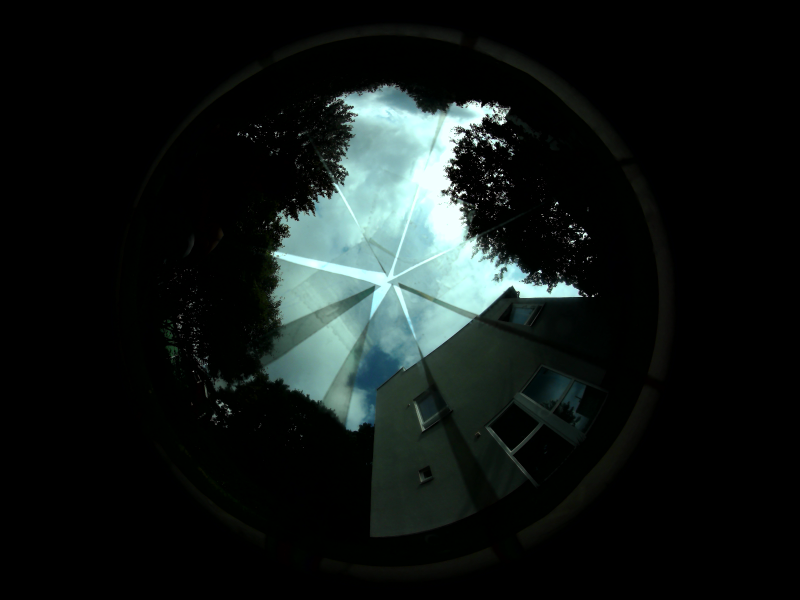
#> input picture captures/2026-07-31_dome/dome_exp0012_20260731T130604Z.png, 1600 x 1200 px (shown at 1/2 size)
$ python make_fig_6_4.py
#> lines starting #> are read from the running program, lines starting #| are printed output that depends on the picture; after the words box and inside, x2 and y2 are one past the last pixel; in counts of white or black regions, pixels touching at a corner belong together
"""
make_fig_6_4.py

Build the annotated figure for Section 6.4 from the first sky frame recorded
through the polarising dome.

Nothing in the photograph is altered. The image data is drawn exactly as
captured; every mark is an overlay, and the per-gore levels in the right hand
panel are measured from the unmodified pixels by this script. Re-running it
reproduces the figure and the numbers together, so the caption can never drift
away from the data.

    python3 make_fig_6_4.py

Geometry
    The eight gore seams were fitted as eight bright ridges 45 degrees apart
    radiating from a common apex, searching over apex position and rotation.
    The camera heading was recovered from the solar glare in the same frame and
    is uncertain by roughly +/- 20 degrees, which is half a gore; that caveat
    belongs in the caption and is printed by this script.
"""

from __future__ import annotations

import numpy as np
import matplotlib
matplotlib.use("Agg")
import matplotlib.pyplot as plt
from PIL import Image

FRAME = "captures/2026-07-31_dome/dome_exp0012_20260731T130604Z.png"
OUT = "Doc images/NEW_fig_6_4_dome_frame_annotated.png"

SUN_AZ, SUN_EL = 228.5, 40.2      # ephemeris, 2026-07-31 13:06 UTC, Turku
HEADING = 196.2                   # image up, degrees from North, from the glare
HEADING_ERR = 20.0
APEX = (765.0, 545.0)             # fitted dome apex, pixels
SEAM0 = 16.0                      # first seam, degrees ccw from image +x
R_IN, R_OUT = 90.0, 300.0         # analysis annulus about the apex
SKY_LEVEL = 60.0                  # below this is tree, building or vignette

# categorical slots 1 and 2 of the reference palette
BLUE, ORANGE = "#2a78d6", "#eb6834"
GREY = "#9a9a95"
INK, MUTED = "#0b0b0b", "#52514e"


def polar(ax, ay, r, phi_deg):
    """Pixel coordinates at radius r and angle phi (ccw from +x, image y up)."""
    a = np.deg2rad(phi_deg)
    return ax + r * np.cos(a), ay - r * np.sin(a)


def main():
    gray = np.asarray(Image.open(FRAME).convert("L"), dtype=np.float32)
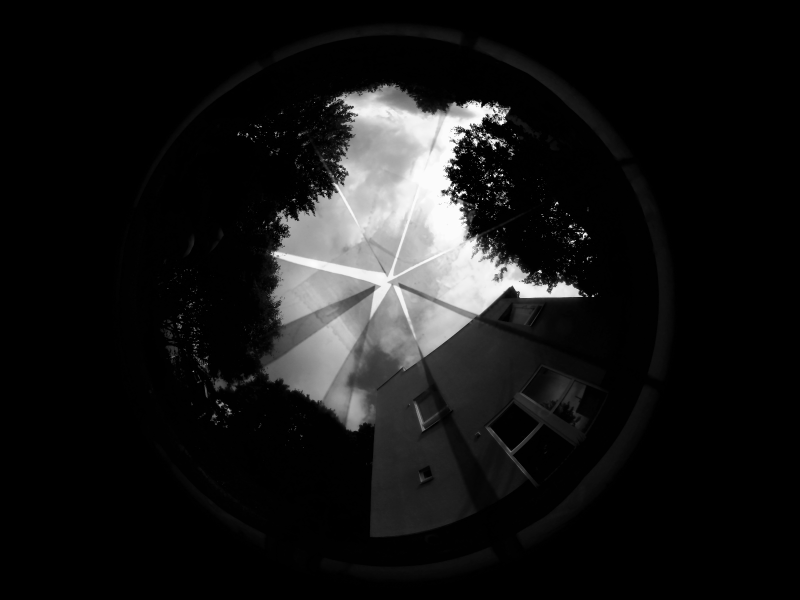
#> gray: shape (1200, 1600) float32 (shown at 1/2 size); min 0, max 255, mean 22.6
    h, w = gray.shape
#> h = 1200; w = 1600
    ax_, ay_ = APEX

    ys, xs = np.mgrid[0:h, 0:w].astype(float)
    rho = np.hypot(xs - ax_, ay_ - ys)
    phi = np.degrees(np.arctan2(ay_ - ys, xs - ax_)) % 360.0
    annulus = (rho > R_IN) & (rho < R_OUT)
    sky = annulus & (gray > SKY_LEVEL)
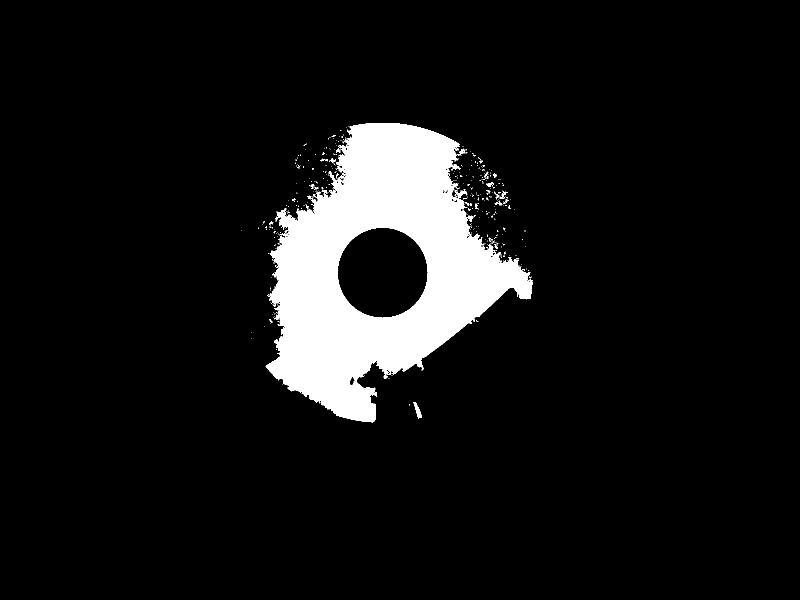
#> sky: shape (1200, 1600) bool (shown at 1/2 size); 8.2% white; 443 white regions (416 under 20 px), largest, box (x1, y1, x2, y2) and area: (531, 246, 1065, 845) 154724, (827, 804, 844, 837) 229, (911, 378, 935, 396) 168

    anti = (SUN_AZ + 180.0) % 360.0
    gores = []
    for k in range(8):
        a0 = (SEAM0 + 45.0 * k) % 360.0
        mid = (a0 + 22.5) % 360.0
        caz = (HEADING + 90.0 - mid) % 360.0
        sel = sky & (((phi - a0) % 360.0) < 45.0)
        cover = sel.sum() / max((annulus & (((phi - a0) % 360.0) < 45.0)).sum(), 1)
        gores.append({
            "name": "G%d" % (k + 1), "a0": a0, "mid": mid, "az": caz,
            "mean": float(gray[sel].mean()), "cover": cover,
            "d_anti": min(abs(caz - anti), 360 - abs(caz - anti)),
            "d_sun": min(abs(caz - SUN_AZ), 360 - abs(caz - SUN_AZ)),
        })
#> this loop made 8 passes
#> cover on passes 1 to 8: 0.512, 0.988, 0.456, 0.487, 0.774, 0.682, 0.348, 0.646
#> pass 1, in main, `sel = sky & (((phi - a0) % 360.0) < 45.0)`:
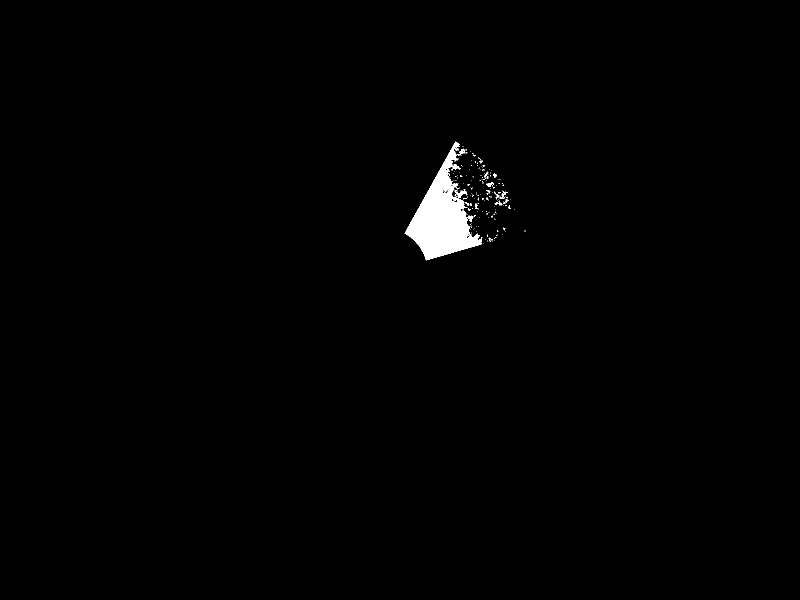
#> sel: shape (1200, 1600) bool (shown at 1/2 size); 0.86% white; 210 white regions (195 under 20 px), largest, box (x1, y1, x2, y2) and area: (809, 283, 965, 521) 15059, (911, 378, 935, 396) 168, (905, 329, 921, 340) 98
#> pass 2, in main, `sel = sky & (((phi - a0) % 360.0) < 45.0)`:
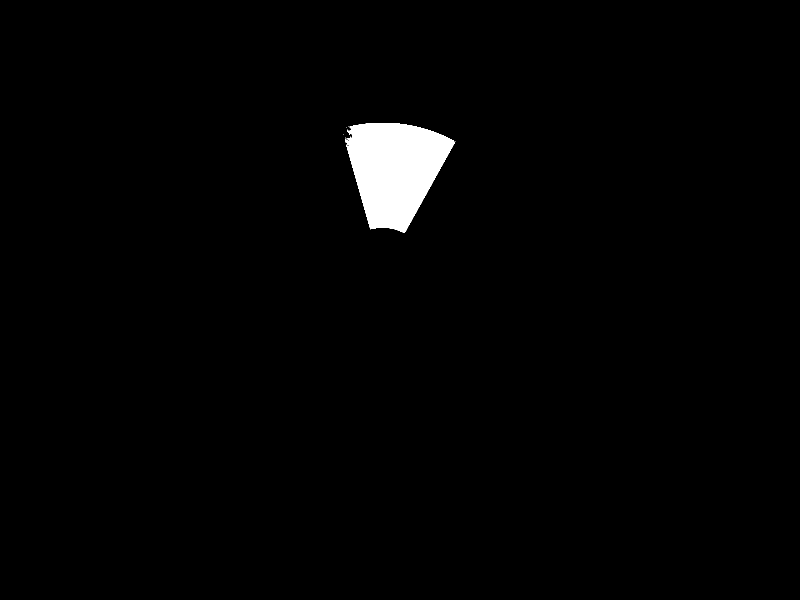
#> sel: shape (1200, 1600) bool (shown at 1/2 size); 1.7% white; 9 white regions (8 under 20 px), largest, box (x1, y1, x2, y2) and area: (690, 246, 910, 466) 31744
#> pass 3, in main, `sel = sky & (((phi - a0) % 360.0) < 45.0)`:
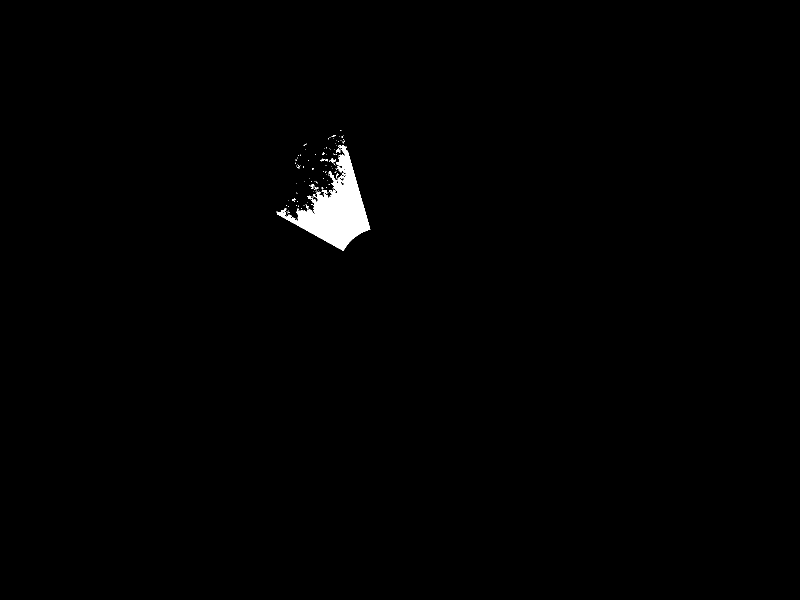
#> sel: shape (1200, 1600) bool (shown at 1/2 size); 0.76% white; 121 white regions (112 under 20 px), largest, box (x1, y1, x2, y2) and area: (553, 290, 741, 502) 14069, (643, 379, 655, 387) 52, (659, 317, 672, 325) 51
#> after the loop, gores = 8 items

    dark = sorted(gores, key=lambda g: g["d_anti"])[:2]
#> dark = 2 items
    lit = sorted(gores, key=lambda g: g["d_sun"])[:2]
#> lit = 2 items
    dark_names = {g["name"] for g in dark}
#> dark_names = 2 items
    lit_names = {g["name"] for g in lit}
#> lit_names = 2 items

    for g in gores:
        g["color"] = (ORANGE if g["name"] in dark_names
                      else BLUE if g["name"] in lit_names else GREY)
#> this loop made 8 passes

    fig = plt.figure(figsize=(13.0, 6.8), facecolor="white")
    gs = fig.add_gridspec(1, 2, width_ratios=[1.24, 1.0], wspace=0.30,
                          left=0.03, right=0.975, top=0.90, bottom=0.19)

    # ---------------- left: the photograph, unaltered, with overlays --------
    a = fig.add_subplot(gs[0, 0])
    a.imshow(gray, cmap="gray", vmin=0, vmax=255, interpolation="nearest")
    a.set_xlim(150, 1450)
    a.set_ylim(1150, 20)
    a.set_xticks([])
    a.set_yticks([])
    for s in a.spines.values():
        s.set_visible(False)

    # seams
    for k in range(8):
        s = (SEAM0 + 45.0 * k) % 360.0
        x0, y0 = polar(ax_, ay_, R_IN * 0.45, s)
        x1, y1 = polar(ax_, ay_, R_OUT * 1.18, s)
        a.plot([x0, x1], [y0, y1], color="white", lw=0.9, ls=(0, (5, 4)),
               alpha=0.75, zorder=3)

    # highlighted gores: closed outline, no fill over the data
    arc = np.linspace(0, 45, 80)
    for g in gores:
        if g["color"] is GREY:
            continue
        t = (g["a0"] + arc) % 360.0
        xo, yo = polar(ax_, ay_, R_OUT, t)
        xi, yi = polar(ax_, ay_, R_IN, t)
        px = np.concatenate([xo, xi[::-1], xo[:1]])
        py = np.concatenate([yo, yi[::-1], yo[:1]])
        a.plot(px, py, color=g["color"], lw=2.0, zorder=5,
               solid_joinstyle="round")

    # apex
    a.plot([ax_], [ay_], marker="+", ms=13, mew=1.8, color="white", zorder=6)

    # antisolar and solar bearings
    for az_, col, lab in ((anti, ORANGE, "antisolar\n%.0f$\\degree$" % anti),
                          (SUN_AZ, BLUE, "sun\n%.0f$\\degree$" % SUN_AZ)):
        p = (HEADING + 90.0 - az_) % 360.0
        x0, y0 = polar(ax_, ay_, R_OUT * 1.12, p)
        x1, y1 = polar(ax_, ay_, R_OUT * 1.46, p)
        a.annotate("", xy=(x1, y1), xytext=(x0, y0),
                   arrowprops=dict(arrowstyle="-|>", color=col, lw=2.0,
                                   mutation_scale=17), zorder=6)
        xt, yt = polar(ax_, ay_, R_OUT * 1.60, p)
        a.text(xt, yt, lab, color=col, fontsize=9.5, ha="center", va="center",
               linespacing=1.25, zorder=6,
               bbox=dict(fc="white", ec="none", alpha=0.82, pad=1.6))
#> this loop made 2 passes
#> (x0, y0, x1, y1, xt, yt) on passes 1 to 2: (585.5, 829, 531, 915.2, 508.5, 950.7), (944.5, 261, 999, 174.8, 1021.5, 139.3)

    # gore labels
    for g in gores:
        xt, yt = polar(ax_, ay_, R_OUT * 0.79, g["mid"])
        a.text(xt, yt, g["name"], color="white", fontsize=9.5, fontweight="bold",
               ha="center", va="center", zorder=6,
               bbox=dict(boxstyle="round,pad=0.22", fc="black", ec="none",
                         alpha=0.42))
#> this loop made 8 passes
#> (a in polar, xt, yt) on passes 1 to 8: (0.672, 950.5, 397.5), (1.46, 791.8, 309.5), (2.24, 617.5, 359.5), (3.03, 529.5, 518.2), (3.81, 579.5, 692.5), (4.6, 738.2, 780.5), (5.38, 912.5, 730.5), (6.17, 1000.5, 571.8)

    a.set_title("Frame recorded through the dome, unmodified",
                fontsize=11.5, color=INK, pad=9, loc="left")
    a.text(0.0, -0.035,
           "31 July 2026, 13:06 UTC  ·  exposure 1.2 ms, gain 0  ·  "
           "seams dashed, apex +, analysis annulus 90–300 px",
           transform=a.transAxes, fontsize=8.6, color=MUTED, va="top")

    # ---------------- right: measured level per gore ------------------------
    b = fig.add_subplot(gs[0, 1])
    order = list(range(8))
    ypos = np.arange(8)[::-1]
    vals = [gores[k]["mean"] for k in order]
#> vals = [217.7, 205.3, 177.5, 171.2, 139.8, 121.9, 168, 208.8]
    cols = [gores[k]["color"] for k in order]
#> cols = ['#2a78d6', '#2a78d6', '#9a9a95', '#9a9a95', '#eb6834', '#eb6834', '#9a9a95', '#9a9a95']

    b.barh(ypos, vals, height=0.62, color=cols, zorder=3)
    # gore name and its metadata live in two right-aligned columns outside the
    # axes, so neither can collide with the other however long the values run.
    lab_tr = matplotlib.transforms.blended_transform_factory(
        b.transAxes, b.transData)
    for y, k in zip(ypos, order):
        g = gores[k]
        b.text(g["mean"] + 3.5, y, "%.1f" % g["mean"], va="center", ha="left",
               fontsize=9.6, color=INK, zorder=4)
        b.text(-0.015, y, g["name"], transform=lab_tr, va="center", ha="right",
               fontsize=9.6, color=INK, fontweight="bold")
        b.text(-0.065, y, "az %3.0f$\\degree$    %2.0f%% sky"
               % (g["az"], 100 * g["cover"]), transform=lab_tr, va="center",
               ha="right", fontsize=8.4, color=MUTED)

    b.set_xlim(0, 258)
    b.set_ylim(-0.75, 7.75)
    b.set_yticks([])
    b.set_xlabel("mean level over sky pixels (0–255)", fontsize=9.6,
                 color=MUTED)
    b.tick_params(axis="x", labelsize=9, colors=MUTED, length=3)
    b.xaxis.grid(True, color="#e6e6e2", lw=0.8, zorder=0)
    b.set_axisbelow(True)
    for s in ("top", "right", "left"):
        b.spines[s].set_visible(False)
    b.spines["bottom"].set_color("#d8d8d3")

    ratio = max(vals) / min(vals)
#> ratio = 1.79
    b.set_title("Measured level per gore", fontsize=11.5, color=INK, pad=9,
                loc="left")

    fig.text(0.03, 0.125,
             "orange: the antisolar pair, predicted darkest before the data "
             "was examined   ·   blue: the solar pair   ·   ratio %.1f×"
             % ratio, fontsize=8.8, color=INK, va="top")
    fig.text(0.03, 0.083,
             "Sky was broken to overcast. Cloud alone produces a comparable "
             "bright-toward-sun gradient, so this ordering is consistent with "
             "the model but is not by itself a measurement of sky polarisation.",
             fontsize=8.4, color=MUTED, va="top")
    fig.text(0.03, 0.045,
             "No shading or contrast adjustment has been applied to the image "
             "data; every mark on the photograph is an overlay.",
             fontsize=8.4, color=MUTED, va="top")

    fig.savefig(OUT, dpi=300, facecolor="white")
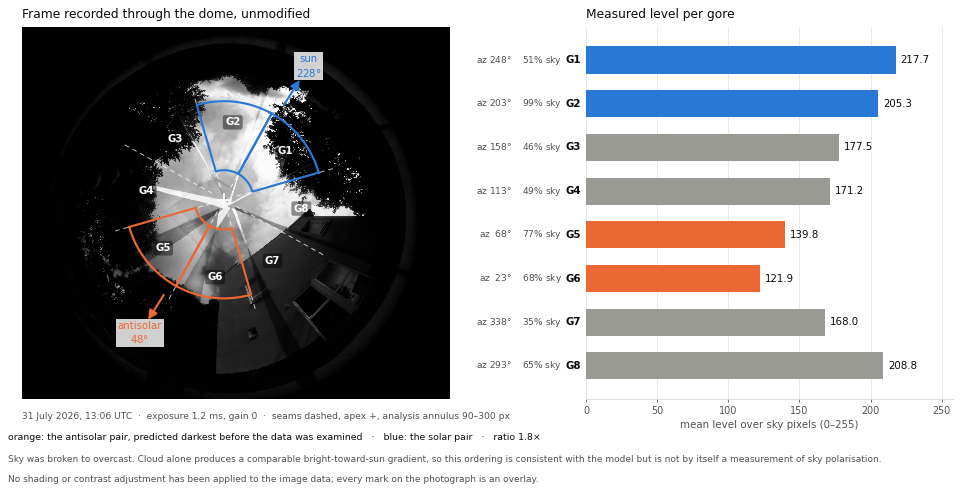
#> figure drawn by matplotlib, 2 panels
    print("wrote", OUT)
    print("\npredicted darkest (antisolar): %s"
          % ", ".join(g["name"] for g in dark))
#| predicted darkest (antisolar): G5, G6
    print("predicted brightest (solar)  : %s"
          % ", ".join(g["name"] for g in lit))
#| predicted brightest (solar)  : G1, G2
    print("\n%-5s %8s %8s %8s %8s" % ("gore", "az", "mean", "cover", "d_anti"))
    for g in sorted(gores, key=lambda g: g["mean"]):
        print("%-5s %7.0f%s %8.1f %7.0f%% %7.0f%s"
              % (g["name"], g["az"], "°", g["mean"], 100 * g["cover"],
                 g["d_anti"], "°"))
    print("\nmeasured darkest: %s  (ratio %.2f against the brightest)"
          % (", ".join(g["name"] for g in sorted(gores,
                                                 key=lambda g: g["mean"])[:2]),
             ratio))
#| measured darkest: G6, G5  (ratio 1.79 against the brightest)
    print("heading uncertain by +/-%.0f deg, half a gore" % HEADING_ERR)


if __name__ == "__main__":
    main()

$ run again, with captures/2026-07-31_dome/dome_exp0003_20260731T130600Z.png copied over captures/2026-07-31_dome/dome_exp0012_20260731T130604Z.png
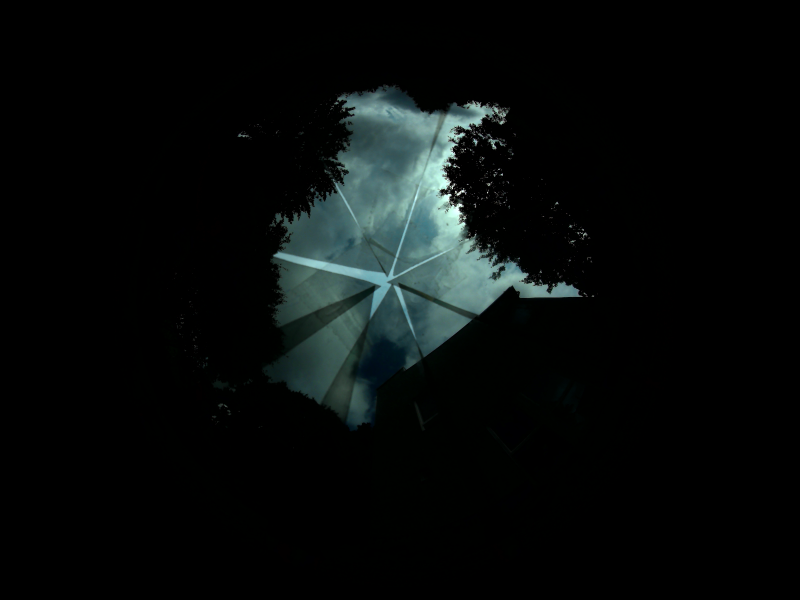
#> input picture captures/2026-07-31_dome/dome_exp0003_20260731T130600Z.png, 1600 x 1200 px (shown at 1/2 size)
#> in main, `sky = annulus & (gray > SKY_LEVEL)`:
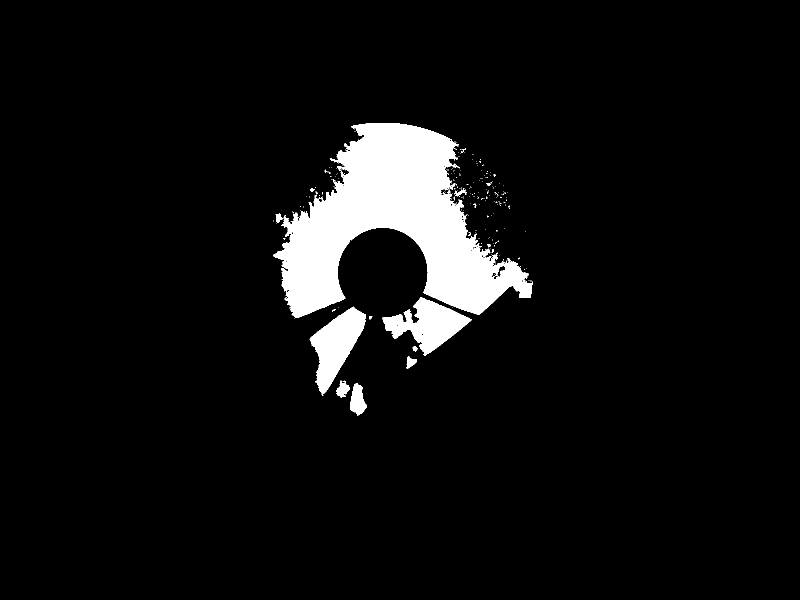
#> sky: shape (1200, 1600) bool (shown at 1/2 size); 6% white; 242 white regions (226 under 20 px), largest, box (x1, y1, x2, y2) and area: (547, 246, 1065, 637) 93333, (619, 613, 732, 791) 9486, (764, 594, 944, 712) 9445
#> the loop in main, `for k in range(8):` made 8 passes
#> cover on passes 1 to 8: 0.447, 0.968, 0.419, 0.415, 0.312, 0.193, 0.27, 0.572
#> after the loop in main, `for k in range(8):`: gores = 8 items
#> dark = 2 items
#> the loop in main, `for g in gores:` made 8 passes
#> the loop in main, `for az_, col, lab in ((anti, ORANGE, "antisolar\n%.0f$\\degree$" % ant..` made 2 passes
#> (x0, y0, x1, y1, xt, yt) on passes 1 to 2: (585.5, 829, 531, 915.2, 508.5, 950.7), (944.5, 261, 999, 174.8, 1021.5, 139.3)
#> the loop in main, `for g in gores:` made 8 passes
#> (xt, yt) on passes 1 to 8: (950.5, 397.5), (791.8, 309.5), (617.5, 359.5), (529.5, 518.2), (579.5, 692.5), (738.2, 780.5), (912.5, 730.5), (1000.5, 571.8)
#> vals = [158.6, 118.1, 91.59, 92.39, 80.81, 73.25, 86.99, 132.9]
#> cols = ['#2a78d6', '#2a78d6', '#9a9a95', '#9a9a95', '#eb6834', '#eb6834', '#9a9a95', '#9a9a95']
#> ratio = 2.17
#> in main, `fig.savefig(OUT, dpi=300, facecolor="white")`:
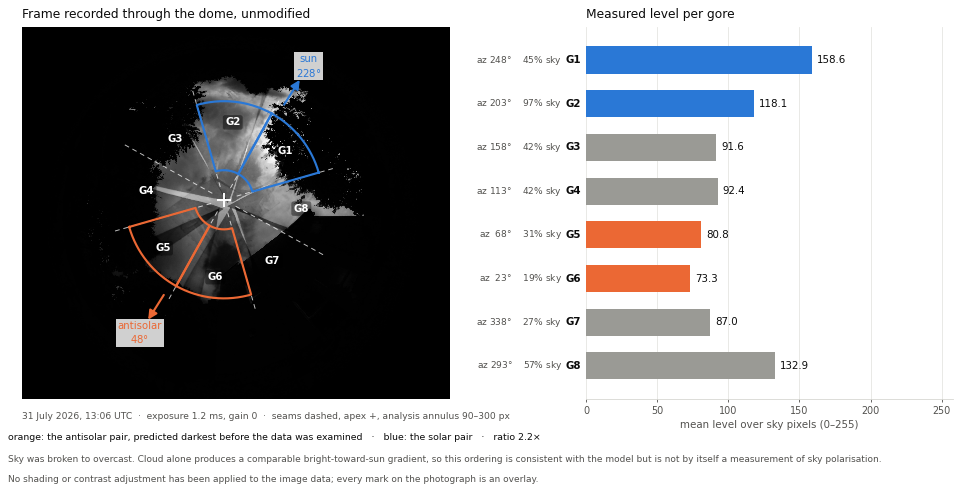
#> figure drawn by matplotlib, 2 panels
#| predicted darkest (antisolar): G5, G6
#| predicted brightest (solar)  : G1, G2
#> the loop in main, `for g in sorted(gores, key=lambda g: g["mean"]):` made 8 passes
#| G6         23°     73.3      19%      26°
#| G5         68°     80.8      31%      19°
#| G7        338°     87.0      27%      71°
#| G3        158°     91.6      42%     109°
#| G4        113°     92.4      42%      64°
#> (further printed lines are left out)
#| measured darkest: G6, G5  (ratio 2.17 against the brightest)
